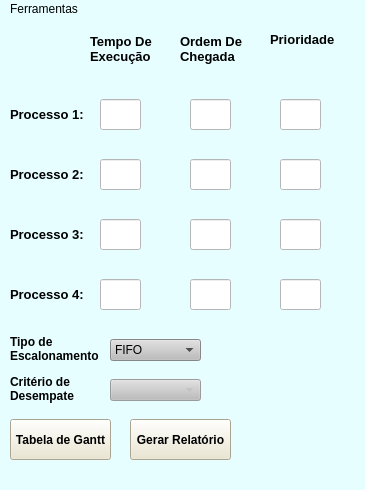
<?xml version="1.0" encoding="UTF-8"?>
<ui version="4.0">
 <class>Processos4</class>
 <widget class="QMainWindow" name="Processos4">
  <property name="geometry">
   <rect>
    <x>0</x>
    <y>0</y>
    <width>365</width>
    <height>490</height>
   </rect>
  </property>
  <property name="minimumSize">
   <size>
    <width>365</width>
    <height>490</height>
   </size>
  </property>
  <property name="maximumSize">
   <size>
    <width>365</width>
    <height>490</height>
   </size>
  </property>
  <property name="windowTitle">
   <string>Calculo de Processos</string>
  </property>
  <property name="windowIcon">
   <iconset>
    <normaloff>PipesTransparent.png</normaloff>PipesTransparent.png</iconset>
  </property>
  <property name="styleSheet">
   <string notr="true">background-color: rgb(230, 254, 255);
gridline-color: rgb(255, 255, 255);
selection-background-color: rgb(193, 255, 179);
selection-color: rgb(0, 0, 0);
border-bottom-color: rgb(255, 255, 255);</string>
  </property>
  <widget class="QWidget" name="centralwidget">
   <widget class="QLabel" name="P1">
    <property name="geometry">
     <rect>
      <x>10</x>
      <y>80</y>
      <width>91</width>
      <height>31</height>
     </rect>
    </property>
    <property name="font">
     <font>
      <pointsize>10</pointsize>
      <weight>75</weight>
      <bold>true</bold>
     </font>
    </property>
    <property name="text">
     <string>Processo 1:</string>
    </property>
   </widget>
   <widget class="QLineEdit" name="TempoExecucao_1">
    <property name="geometry">
     <rect>
      <x>100</x>
      <y>80</y>
      <width>41</width>
      <height>31</height>
     </rect>
    </property>
    <property name="styleSheet">
     <string notr="true">background-color: rgb(255, 255, 255);</string>
    </property>
   </widget>
   <widget class="QLineEdit" name="OrdemChegada_1">
    <property name="geometry">
     <rect>
      <x>190</x>
      <y>80</y>
      <width>41</width>
      <height>31</height>
     </rect>
    </property>
    <property name="styleSheet">
     <string notr="true">background-color: rgb(255, 255, 255);</string>
    </property>
   </widget>
   <widget class="QLineEdit" name="Prioridade_1">
    <property name="geometry">
     <rect>
      <x>280</x>
      <y>80</y>
      <width>41</width>
      <height>31</height>
     </rect>
    </property>
    <property name="styleSheet">
     <string notr="true">background-color: rgb(255, 255, 255);</string>
    </property>
   </widget>
   <widget class="QLabel" name="label_2">
    <property name="geometry">
     <rect>
      <x>90</x>
      <y>10</y>
      <width>71</width>
      <height>41</height>
     </rect>
    </property>
    <property name="font">
     <font>
      <pointsize>10</pointsize>
      <weight>75</weight>
      <bold>true</bold>
     </font>
    </property>
    <property name="text">
     <string>&lt;html&gt;&lt;head/&gt;&lt;body&gt;&lt;p&gt;Tempo De&lt;br/&gt;Execução&lt;/p&gt;&lt;/body&gt;&lt;/html&gt;</string>
    </property>
   </widget>
   <widget class="QLabel" name="label_4">
    <property name="geometry">
     <rect>
      <x>180</x>
      <y>10</y>
      <width>71</width>
      <height>41</height>
     </rect>
    </property>
    <property name="font">
     <font>
      <pointsize>10</pointsize>
      <weight>75</weight>
      <bold>true</bold>
     </font>
    </property>
    <property name="text">
     <string>&lt;html&gt;&lt;head/&gt;&lt;body&gt;&lt;p&gt;Ordem De &lt;br/&gt;Chegada&lt;/p&gt;&lt;/body&gt;&lt;/html&gt;</string>
    </property>
   </widget>
   <widget class="QLabel" name="label_6">
    <property name="geometry">
     <rect>
      <x>270</x>
      <y>0</y>
      <width>71</width>
      <height>41</height>
     </rect>
    </property>
    <property name="font">
     <font>
      <pointsize>10</pointsize>
      <weight>75</weight>
      <bold>true</bold>
     </font>
    </property>
    <property name="text">
     <string>Prioridade</string>
    </property>
   </widget>
   <widget class="QComboBox" name="TipoEscala">
    <property name="geometry">
     <rect>
      <x>110</x>
      <y>320</y>
      <width>91</width>
      <height>22</height>
     </rect>
    </property>
    <property name="styleSheet">
     <string notr="true">background-color: rgb(189, 189, 189);</string>
    </property>
    <item>
     <property name="text">
      <string>FIFO</string>
     </property>
    </item>
    <item>
     <property name="text">
      <string>SJF</string>
     </property>
    </item>
    <item>
     <property name="text">
      <string>Por Prioridade</string>
     </property>
    </item>
   </widget>
   <widget class="QPushButton" name="GerarTabela">
    <property name="geometry">
     <rect>
      <x>10</x>
      <y>400</y>
      <width>101</width>
      <height>41</height>
     </rect>
    </property>
    <property name="font">
     <font>
      <weight>75</weight>
      <bold>true</bold>
     </font>
    </property>
    <property name="styleSheet">
     <string notr="true">background-color: rgb(236, 230, 204);</string>
    </property>
    <property name="text">
     <string>Tabela de Gantt</string>
    </property>
   </widget>
   <widget class="QPushButton" name="GerarRelatorio">
    <property name="geometry">
     <rect>
      <x>130</x>
      <y>400</y>
      <width>101</width>
      <height>41</height>
     </rect>
    </property>
    <property name="font">
     <font>
      <weight>75</weight>
      <bold>true</bold>
     </font>
    </property>
    <property name="styleSheet">
     <string notr="true">background-color: rgb(236, 230, 204);</string>
    </property>
    <property name="text">
     <string>Gerar Relatório</string>
    </property>
   </widget>
   <widget class="QLabel" name="P2">
    <property name="geometry">
     <rect>
      <x>10</x>
      <y>140</y>
      <width>91</width>
      <height>31</height>
     </rect>
    </property>
    <property name="font">
     <font>
      <pointsize>10</pointsize>
      <weight>75</weight>
      <bold>true</bold>
     </font>
    </property>
    <property name="text">
     <string>Processo 2:</string>
    </property>
   </widget>
   <widget class="QLineEdit" name="TempoExecucao_2">
    <property name="geometry">
     <rect>
      <x>100</x>
      <y>140</y>
      <width>41</width>
      <height>31</height>
     </rect>
    </property>
    <property name="styleSheet">
     <string notr="true">background-color: rgb(255, 255, 255);</string>
    </property>
   </widget>
   <widget class="QLineEdit" name="Prioridade_2">
    <property name="geometry">
     <rect>
      <x>280</x>
      <y>140</y>
      <width>41</width>
      <height>31</height>
     </rect>
    </property>
    <property name="styleSheet">
     <string notr="true">background-color: rgb(255, 255, 255);</string>
    </property>
   </widget>
   <widget class="QLineEdit" name="OrdemChegada_2">
    <property name="geometry">
     <rect>
      <x>190</x>
      <y>140</y>
      <width>41</width>
      <height>31</height>
     </rect>
    </property>
    <property name="styleSheet">
     <string notr="true">background-color: rgb(255, 255, 255);</string>
    </property>
   </widget>
   <widget class="QLabel" name="P3">
    <property name="geometry">
     <rect>
      <x>10</x>
      <y>200</y>
      <width>91</width>
      <height>31</height>
     </rect>
    </property>
    <property name="font">
     <font>
      <pointsize>10</pointsize>
      <weight>75</weight>
      <bold>true</bold>
     </font>
    </property>
    <property name="text">
     <string>Processo 3:</string>
    </property>
   </widget>
   <widget class="QLineEdit" name="TempoExecucao_3">
    <property name="geometry">
     <rect>
      <x>100</x>
      <y>200</y>
      <width>41</width>
      <height>31</height>
     </rect>
    </property>
    <property name="styleSheet">
     <string notr="true">background-color: rgb(255, 255, 255);</string>
    </property>
   </widget>
   <widget class="QLineEdit" name="Prioridade_3">
    <property name="geometry">
     <rect>
      <x>280</x>
      <y>200</y>
      <width>41</width>
      <height>31</height>
     </rect>
    </property>
    <property name="styleSheet">
     <string notr="true">background-color: rgb(255, 255, 255);</string>
    </property>
   </widget>
   <widget class="QLineEdit" name="OrdemChegada_3">
    <property name="geometry">
     <rect>
      <x>190</x>
      <y>200</y>
      <width>41</width>
      <height>31</height>
     </rect>
    </property>
    <property name="styleSheet">
     <string notr="true">background-color: rgb(255, 255, 255);</string>
    </property>
   </widget>
   <widget class="QLabel" name="P4">
    <property name="geometry">
     <rect>
      <x>10</x>
      <y>260</y>
      <width>91</width>
      <height>31</height>
     </rect>
    </property>
    <property name="font">
     <font>
      <pointsize>10</pointsize>
      <weight>75</weight>
      <bold>true</bold>
     </font>
    </property>
    <property name="text">
     <string>Processo 4:</string>
    </property>
   </widget>
   <widget class="QLineEdit" name="TempoExecucao_4">
    <property name="geometry">
     <rect>
      <x>100</x>
      <y>260</y>
      <width>41</width>
      <height>31</height>
     </rect>
    </property>
    <property name="styleSheet">
     <string notr="true">background-color: rgb(255, 255, 255);</string>
    </property>
   </widget>
   <widget class="QLineEdit" name="Prioridade_4">
    <property name="geometry">
     <rect>
      <x>280</x>
      <y>260</y>
      <width>41</width>
      <height>31</height>
     </rect>
    </property>
    <property name="styleSheet">
     <string notr="true">background-color: rgb(255, 255, 255);</string>
    </property>
   </widget>
   <widget class="QLineEdit" name="OrdemChegada_4">
    <property name="geometry">
     <rect>
      <x>190</x>
      <y>260</y>
      <width>41</width>
      <height>31</height>
     </rect>
    </property>
    <property name="styleSheet">
     <string notr="true">background-color: rgb(255, 255, 255);</string>
    </property>
   </widget>
   <widget class="QLabel" name="label">
    <property name="geometry">
     <rect>
      <x>10</x>
      <y>310</y>
      <width>91</width>
      <height>41</height>
     </rect>
    </property>
    <property name="font">
     <font>
      <weight>75</weight>
      <bold>true</bold>
     </font>
    </property>
    <property name="text">
     <string>&lt;html&gt;&lt;head/&gt;&lt;body&gt;&lt;p&gt;      Tipo de &lt;br/&gt;Escalonamento&lt;/p&gt;&lt;/body&gt;&lt;/html&gt;</string>
    </property>
   </widget>
   <widget class="QLabel" name="label_3">
    <property name="geometry">
     <rect>
      <x>10</x>
      <y>350</y>
      <width>91</width>
      <height>41</height>
     </rect>
    </property>
    <property name="font">
     <font>
      <weight>75</weight>
      <bold>true</bold>
     </font>
    </property>
    <property name="text">
     <string>&lt;html&gt;&lt;head/&gt;&lt;body&gt;&lt;p&gt;Critério de&lt;br/&gt;Desempate&lt;/p&gt;&lt;/body&gt;&lt;/html&gt;</string>
    </property>
   </widget>
   <widget class="QComboBox" name="TipoDesempate">
    <property name="enabled">
     <bool>false</bool>
    </property>
    <property name="geometry">
     <rect>
      <x>110</x>
      <y>360</y>
      <width>91</width>
      <height>22</height>
     </rect>
    </property>
    <property name="styleSheet">
     <string notr="true">background-color: rgb(189, 189, 189);</string>
    </property>
   </widget>
  </widget>
  <widget class="QMenuBar" name="menubar">
   <property name="geometry">
    <rect>
     <x>0</x>
     <y>0</y>
     <width>365</width>
     <height>21</height>
    </rect>
   </property>
   <widget class="QMenu" name="menuFerramentas">
    <property name="title">
     <string>Ferramentas</string>
    </property>
    <addaction name="SalvarSQL"/>
    <addaction name="GerarRandom"/>
   </widget>
   <addaction name="menuFerramentas"/>
  </widget>
  <widget class="QStatusBar" name="statusbar"/>
  <action name="SalvarSQL">
   <property name="text">
    <string>Salvar no SQL</string>
   </property>
  </action>
  <action name="actionAbrir_PDF">
   <property name="text">
    <string>Abrir PDF</string>
   </property>
  </action>
  <action name="GerarRandom">
   <property name="text">
    <string>Gerar Numeros Aleatórios</string>
   </property>
  </action>
 </widget>
 <resources/>
 <connections/>
</ui>
